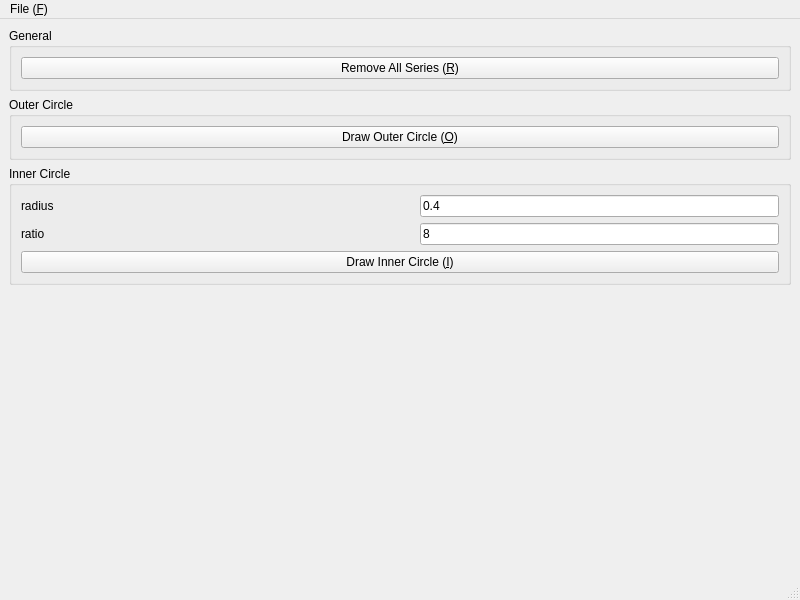
<?xml version="1.0" encoding="UTF-8"?>
<ui version="4.0">
 <class>MainWindow</class>
 <widget class="QMainWindow" name="MainWindow">
  <property name="geometry">
   <rect>
    <x>0</x>
    <y>0</y>
    <width>800</width>
    <height>600</height>
   </rect>
  </property>
  <property name="windowTitle">
   <string>MainWindow</string>
  </property>
  <widget class="QWidget" name="centralwidget">
   <layout class="QGridLayout" name="gridLayout">
    <item row="0" column="0">
     <layout class="QHBoxLayout" name="mainLayout" stretch="1">
      <item>
       <layout class="QVBoxLayout" name="verticalLayout">
        <item>
         <widget class="QGroupBox" name="groupBox_2">
          <property name="title">
           <string>General</string>
          </property>
          <layout class="QGridLayout" name="gridLayout_3">
           <item row="0" column="0">
            <widget class="QPushButton" name="removeAllSeriesButton">
             <property name="text">
              <string>Remove All Series (&amp;R)</string>
             </property>
            </widget>
           </item>
          </layout>
         </widget>
        </item>
        <item>
         <widget class="QGroupBox" name="groupBox">
          <property name="title">
           <string>Outer Circle</string>
          </property>
          <layout class="QGridLayout" name="gridLayout_2">
           <item row="0" column="0">
            <widget class="QPushButton" name="outerCircleDrawButton">
             <property name="text">
              <string>Draw Outer Circle (&amp;O)</string>
             </property>
            </widget>
           </item>
          </layout>
         </widget>
        </item>
        <item>
         <widget class="QGroupBox" name="groupBox_3">
          <property name="title">
           <string>Inner Circle</string>
          </property>
          <layout class="QGridLayout" name="gridLayout_4">
           <item row="5" column="0">
            <widget class="QPushButton" name="innerCircleDrawButton">
             <property name="text">
              <string>Draw Inner Circle (&amp;I)</string>
             </property>
            </widget>
           </item>
           <item row="0" column="0">
            <layout class="QHBoxLayout" name="horizontalLayout">
             <item>
              <layout class="QVBoxLayout" name="verticalLayout_2">
               <item>
                <widget class="QLabel" name="label">
                 <property name="text">
                  <string>radius</string>
                 </property>
                </widget>
               </item>
               <item>
                <widget class="QLabel" name="label_2">
                 <property name="text">
                  <string>ratio</string>
                 </property>
                </widget>
               </item>
              </layout>
             </item>
             <item>
              <spacer name="horizontalSpacer">
               <property name="orientation">
                <enum>Qt::Horizontal</enum>
               </property>
               <property name="sizeHint" stdset="0">
                <size>
                 <width>40</width>
                 <height>20</height>
                </size>
               </property>
              </spacer>
             </item>
             <item>
              <layout class="QVBoxLayout" name="verticalLayout_3">
               <item>
                <widget class="QLineEdit" name="innerRadius">
                 <property name="text">
                  <string>0.4</string>
                 </property>
                </widget>
               </item>
               <item>
                <widget class="QLineEdit" name="ratio">
                 <property name="text">
                  <string>8</string>
                 </property>
                </widget>
               </item>
              </layout>
             </item>
            </layout>
           </item>
          </layout>
         </widget>
        </item>
        <item>
         <spacer name="verticalSpacer">
          <property name="orientation">
           <enum>Qt::Vertical</enum>
          </property>
          <property name="sizeHint" stdset="0">
           <size>
            <width>20</width>
            <height>40</height>
           </size>
          </property>
         </spacer>
        </item>
       </layout>
      </item>
     </layout>
    </item>
   </layout>
  </widget>
  <widget class="QMenuBar" name="menubar">
   <property name="geometry">
    <rect>
     <x>0</x>
     <y>0</y>
     <width>800</width>
     <height>21</height>
    </rect>
   </property>
   <widget class="QMenu" name="menuFile_F">
    <property name="title">
     <string>File (&amp;F)</string>
    </property>
    <addaction name="actionRemove_All_Series"/>
    <addaction name="actionDraw_outer_circle_after_Remove_All_Series"/>
    <addaction name="actionDraw_inner_circle"/>
   </widget>
   <addaction name="menuFile_F"/>
  </widget>
  <widget class="QStatusBar" name="statusbar"/>
  <action name="actionRemove_All_Series">
   <property name="text">
    <string>Remove All Series</string>
   </property>
   <property name="shortcut">
    <string>Ctrl+E</string>
   </property>
  </action>
  <action name="actionDraw_outer_circle_after_Remove_All_Series">
   <property name="text">
    <string>Draw outer circle after Remove All Series</string>
   </property>
   <property name="shortcut">
    <string>Ctrl+R</string>
   </property>
  </action>
  <action name="actionDraw_inner_circle">
   <property name="text">
    <string>Draw inner circle</string>
   </property>
   <property name="shortcut">
    <string>Ctrl+F</string>
   </property>
  </action>
 </widget>
 <resources/>
 <connections/>
</ui>
